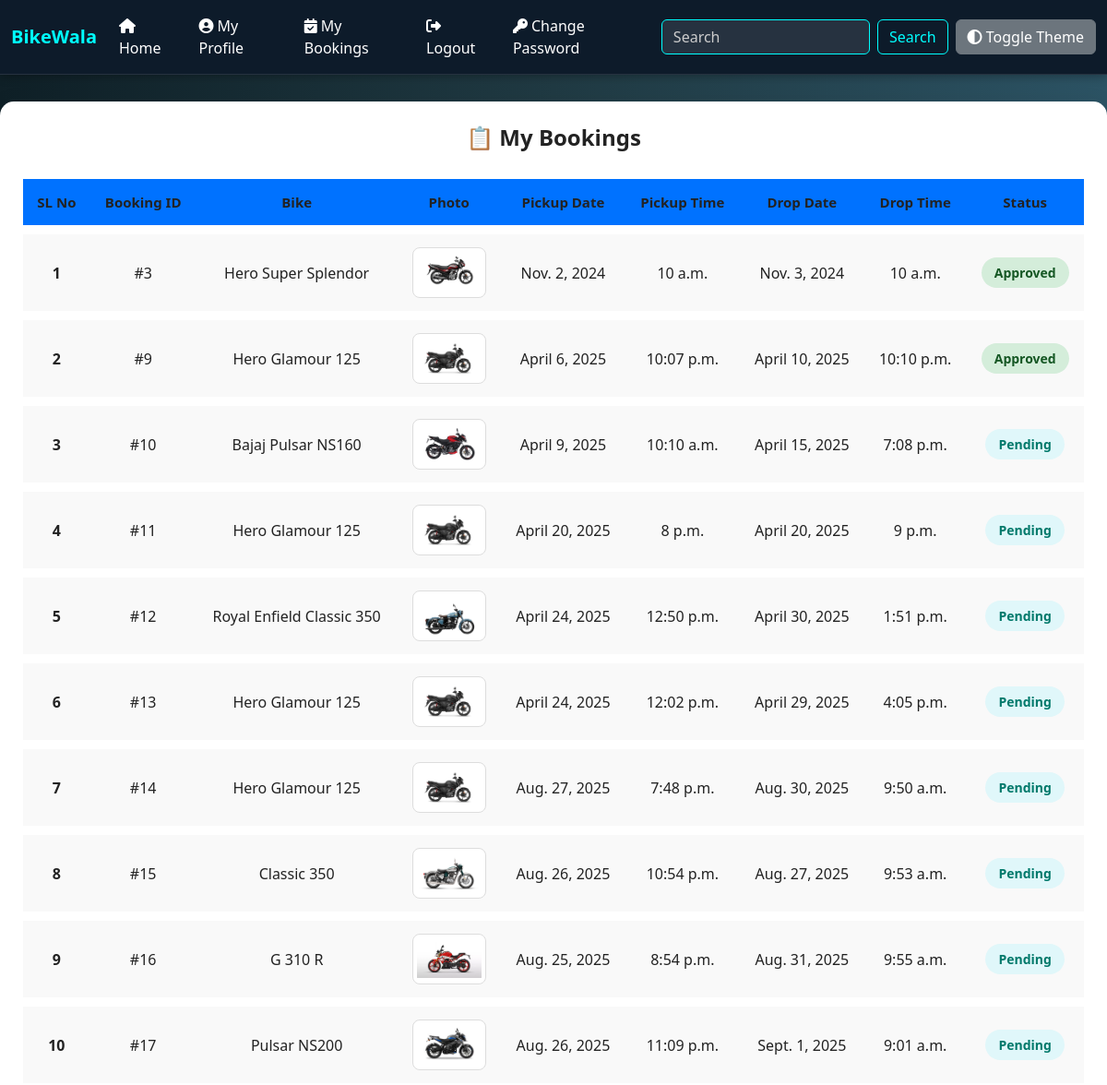
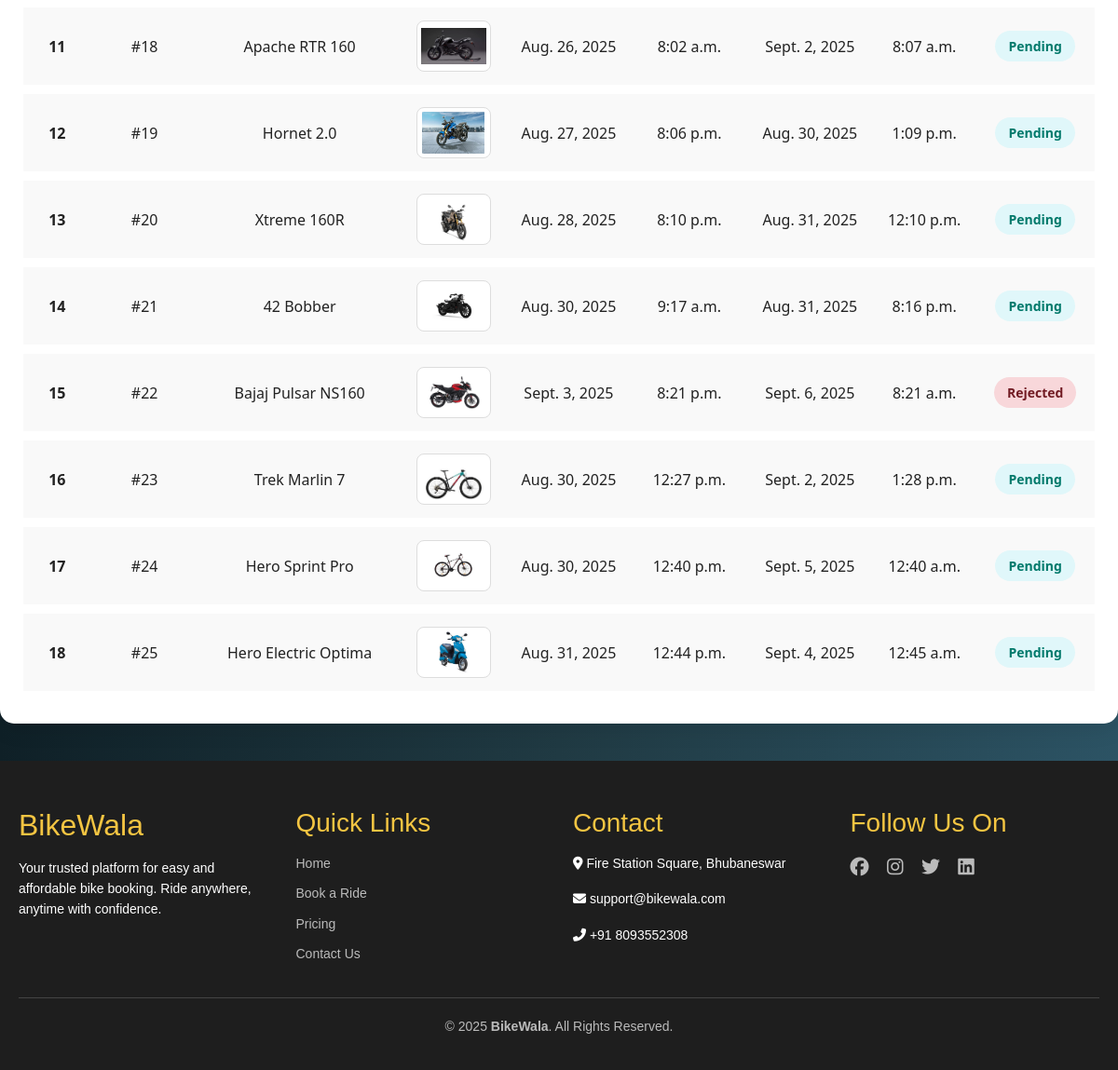
The app's page /my_bookings (signed in) with its own data (2 pictures, top to bottom).
### renter/models.py (models this page shows, shortened)
class Booking(models.Model):
    booking_id = models.IntegerField(primary_key=True)
    bike_name = models.ForeignKey(Bike, on_delete=models.CASCADE,related_name='images')
    username = models.ForeignKey(User, on_delete=models.CASCADE)
    pickup_date = models.DateField(auto_now=False, auto_now_add=False)
    pickup_time = models.TimeField(auto_now=False, auto_now_add=False)
    drop_date = models.DateField(auto_now=False, auto_now_add=False)
    drop_time = models.TimeField(auto_now=False, auto_now_add=False)
    status = models.CharField(max_length=50, default='Pending')

class Bike(models.Model):
    CATEGORY_CHOICES = [
        ('road', 'Road Bike 🚴'),
        ('mountain', 'Mountain Bike ⛰️'),
        ('electric', 'Electric Bike ⚡'),
    ]
    company = models.ForeignKey(Brand, on_delete=models.CASCADE)
    bike_name = models.CharField(max_length=50)
    desc = models.TextField()
    photo = models.ImageField(upload_to='bike_photos')
    price = models.CharField(max_length=10)
    rating = models.FloatField(default=0)
    is_available = models.BooleanField(default=True)                          # availability filter
    category = models.CharField(max_length=20, choices=CATEGORY_CHOICES, default="road")  # category filter
    bookings_count = models.PositiveIntegerField(default=0)                   # popularity filter

### customer/views.py (the view)
# urls.py: path('my_bookings', my_bookings, name='my_bookings'),
def my_bookings(request):
    un =  request.session.get('username')
    if un:
        UO = User.objects.get(username=un)
        bookings = Booking.objects.filter(username=UO)
        d = {'bookings': bookings}
        return render(request, 'customer/my_bookings.html', d)
    return HttpResponse('Invalid User')

### templates/customer/my_bookings.html (shortened to what this page needs)
{% extends "base.html" %}
{% block body %}
<div class="booking-container">
  {% if bookings %}
    <h2 class="booking-title">📋 My Bookings</h2>
    <div class="table-responsive">
      <table class="table-custom">
        <thead>
          <tr>
            <th>SL No</th>
            <th>Booking ID</th>
            <th>Bike</th>
            <th>Photo</th>
            <th>Pickup Date</th>
            <th>Pickup Time</th>
            <th>Drop Date</th>
            <th>Drop Time</th>
            <th>Status</th>
          </tr>
        </thead>
        <tbody>
          {% for bike in bookings %}
          <tr>
            <th>{{ forloop.counter }}</th>
            <td>#{{ bike.booking_id }}</td>
            <td>{{ bike.bike_name.bike_name }}</td>
            <td><img src="{{ bike.bike_name.photo.url }}" alt="Bike" class="bike-photo"></td>
            <td>{{ bike.pickup_date }}</td>
            <td>{{ bike.pickup_time }}</td>
            <td>{{ bike.drop_date }}</td>
            <td>{{ bike.drop_time }}</td>
            <td>
              {% if bike.status == 'Pending' %}
                <span class="status-badge status-pending">Pending</span>
              {% elif bike.status == 'Approve' %}
                <span class="status-badge status-approved">Approved</span>
              {% elif bike.status == 'Reject' %}
                <span class="status-badge status-rejected">Rejected</span>
              {% endif %}
            </td>
          </tr>
          {% endfor %}
        </tbody>
      </table>
    </div>
  {% else %}
    <center>
      <h2 class="text-muted my-5">😢 No bookings yet</h2>
    </center>
  {% endif %}
</div>
{% endblock body %}

### templates/base.html (style rules this page uses)
body { background: linear-gradient(to right, #0f2027, #203a43, #2c5364); font-family: "Segoe UI", sans-serif; color: white; padding-top: 70px; }
* { transition: all 0.3s ease-in-out; }

### templates/customer/my_bookings.html (style rules this page uses)
.booking-container { max-width: 1200px; margin: 40px auto; background: #fff; border-radius: 15px; box-shadow: 0 5px 25px rgba(0,0,0,0.1); padding: 25px; }
.booking-title { font-weight: 700; font-size: 24px; color: #222; margin-bottom: 20px; text-align: center; }
.table-custom { width: 100%; border-collapse: separate; border-spacing: 0 10px; }
.table-custom thead { background: #0072ff; color: white; }
.table-custom thead th { padding: 14px; text-align: center; font-size: 15px; }
.table-custom tbody tr { background: #f9f9f9; border-radius: 12px; transition: all 0.2s ease; color: #222; }
.table-custom td, .table-custom th { padding: 14px; text-align: center; vertical-align: middle; color: #222; }
.bike-photo { width: 80px; height: 55px; object-fit: contain; border-radius: 8px; background: #fff; padding: 4px; border: 1px solid #ddd; }
.status-badge { padding: 6px 14px; border-radius: 20px; font-size: 14px; font-weight: 600; display: inline-block; }
.status-pending { background: #e0f7fa; color: #00796b; }
.status-approved { background: #d4edda; color: #155724; }
.status-rejected { background: #f8d7da; color: #721c24; }

### records on screen
Booking: booking_id "3", bike_name.bike_name "Hero Super Splendor", bike_name.photo (picture), pickup_date "Nov. 2, 2024", pickup_time "10 a.m.", drop_date "Nov. 3, 2024", drop_time "10 a.m.", status "Approved"
Booking: booking_id "9", bike_name.bike_name "Hero Glamour 125", bike_name.photo (picture), pickup_date "April 6, 2025", pickup_time "10:07 p.m.", drop_date "April 10, 2025", drop_time "10:10 p.m.", status "Approved"
Booking: booking_id "10", bike_name.bike_name "Bajaj Pulsar NS160", bike_name.photo (picture), pickup_date "April 9, 2025", pickup_time "10:10 a.m.", drop_date "April 15, 2025", drop_time "7:08 p.m.", status "Pending"
Booking: booking_id "11", bike_name.bike_name "Hero Glamour 125", bike_name.photo (picture), pickup_date "April 20, 2025", pickup_time "8 p.m.", drop_date "April 20, 2025", drop_time "9 p.m.", status "Pending"
Booking: booking_id "12", bike_name.bike_name "Royal Enfield Classic 350", bike_name.photo (picture), pickup_date "April 24, 2025", pickup_time "12:50 p.m.", drop_date "April 30, 2025", drop_time "1:51 p.m.", status "Pending"
Booking: booking_id "13", bike_name.bike_name "Hero Glamour 125", bike_name.photo (picture), pickup_date "April 24, 2025", pickup_time "12:02 p.m.", drop_date "April 29, 2025", drop_time "4:05 p.m.", status "Pending"
Booking: booking_id "14", bike_name.bike_name "Hero Glamour 125", bike_name.photo (picture), pickup_date "Aug. 27, 2025", pickup_time "7:48 p.m.", drop_date "Aug. 30, 2025", drop_time "9:50 a.m.", status "Pending"
Booking: booking_id "15", bike_name.bike_name "Classic 350", bike_name.photo (picture), pickup_date "Aug. 26, 2025", pickup_time "10:54 p.m.", drop_date "Aug. 27, 2025", drop_time "9:53 a.m.", status "Pending"
Booking: booking_id "16", bike_name.bike_name "G 310 R", bike_name.photo (picture), pickup_date "Aug. 25, 2025", pickup_time "8:54 p.m.", drop_date "Aug. 31, 2025", drop_time "9:55 a.m.", status "Pending"
Booking: booking_id "17", bike_name.bike_name "Pulsar NS200", bike_name.photo (picture), pickup_date "Aug. 26, 2025", pickup_time "11:09 p.m.", drop_date "Sept. 1, 2025", drop_time "9:01 a.m.", status "Pending"
Booking: booking_id "18", bike_name.bike_name "Apache RTR 160", bike_name.photo (picture), pickup_date "Aug. 26, 2025", pickup_time "8:02 a.m.", drop_date "Sept. 2, 2025", drop_time "8:07 a.m.", status "Pending"
Booking: booking_id "19", bike_name.bike_name "Hornet 2.0", bike_name.photo (picture), pickup_date "Aug. 27, 2025", pickup_time "8:06 p.m.", drop_date "Aug. 30, 2025", drop_time "1:09 p.m.", status "Pending"
Booking: booking_id "20", bike_name.bike_name "Xtreme 160R", bike_name.photo (picture), pickup_date "Aug. 28, 2025", pickup_time "8:10 p.m.", drop_date "Aug. 31, 2025", drop_time "12:10 p.m.", status "Pending"
Booking: booking_id "21", bike_name.bike_name "42 Bobber", bike_name.photo (picture), pickup_date "Aug. 30, 2025", pickup_time "9:17 a.m.", drop_date "Aug. 31, 2025", drop_time "8:16 p.m.", status "Pending"
Booking: booking_id "22", bike_name.bike_name "Bajaj Pulsar NS160", bike_name.photo (picture), pickup_date "Sept. 3, 2025", pickup_time "8:21 p.m.", drop_date "Sept. 6, 2025", drop_time "8:21 a.m.", status "Rejected"
Booking: booking_id "23", bike_name.bike_name "Trek Marlin 7", bike_name.photo (picture), pickup_date "Aug. 30, 2025", pickup_time "12:27 p.m.", drop_date "Sept. 2, 2025", drop_time "1:28 p.m.", status "Pending"
Booking: booking_id "24", bike_name.bike_name "Hero Sprint Pro", bike_name.photo (picture), pickup_date "Aug. 30, 2025", pickup_time "12:40 p.m.", drop_date "Sept. 5, 2025", drop_time "12:40 a.m.", status "Pending"
Booking: booking_id "25", bike_name.bike_name "Hero Electric Optima", bike_name.photo (picture), pickup_date "Aug. 31, 2025", pickup_time "12:44 p.m.", drop_date "Sept. 4, 2025", drop_time "12:45 a.m.", status "Pending"
